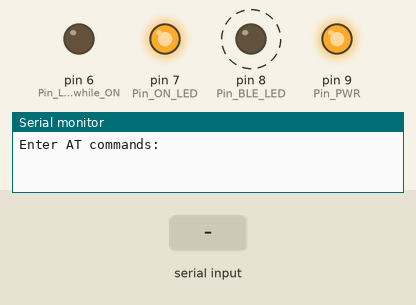
Simulated run of this sketch. Board: Arduino Uno, built with avr-gcc and run on an emulated ATmega328P. Shown: output pins drawn as LEDs (lit = HIGH), the last lines printed to the serial monitor. Dashed ring = blinking. Inputs (shaded band) come from the test bench.

Above: at 1.2 s.
1.3 s: "1\n" received over the second serial link
At 12.4 s:
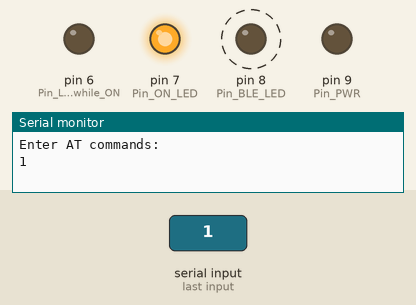
Timing chart, 0 to 14.6 s (numbered marks = the images above; inputs shaded):
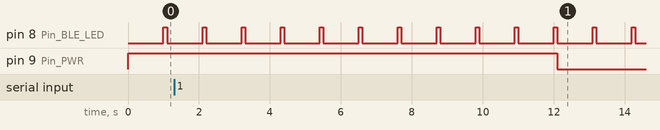

The sketch:

final_mat.ino
```cpp
/* This is the main code for Lampy using the Arduino Micro with BT breakout
 *
 * Capstone GW3 2018
 */
#include <SoftwareSerial.h>

SoftwareSerial mySerial(10, 11); // RX, TX

// Pin definitions
#define Pin_LO_while_ON  6
#define Pin_ON_LED       7
#define Pin_BLE_LED      8
#define Pin_PWR          9

//#define Pin_HI_while_ON  11
//#define Pin_LO_while_ON_B  8

void setup() {
  // Open Serial
  Serial.begin(9600);
  Serial.println("Enter AT commands:");
  mySerial.begin(38400);

  // Initialize pins
  pinMode(Pin_PWR, OUTPUT);
  digitalWrite(Pin_PWR, HIGH);
  pinMode(Pin_LO_while_ON, OUTPUT);
  digitalWrite(Pin_LO_while_ON, LOW);
  pinMode(Pin_ON_LED, OUTPUT);
  digitalWrite(Pin_ON_LED, HIGH);
  pinMode(Pin_BLE_LED, OUTPUT);
  digitalWrite(Pin_BLE_LED, LOW);

  //pinMode(Pin_HI_while_ON, OUTPUT);
  //digitalWrite(Pin_LO_while_ON, LOW);
  //digitalWrite(Pin_HI_while_ON, HIGH);


}

unsigned char buf[16] = {0};
unsigned char len = 0;
unsigned int count = 0;

void loop() {
  // Serial interface to Bluetooth
  if (mySerial.available())
  Serial.write(mySerial.read());
  if (Serial.available())
  mySerial.write(Serial.read());

  // Blink LED to signal BLE activity
  delay(1000);
  digitalWrite(Pin_BLE_LED, HIGH);
  delay(100);
  digitalWrite(Pin_BLE_LED, LOW);

  // BT Advertise 10 times
  // Cut off power by setting pin low
  if(count == 10)
  {
    digitalWrite(Pin_PWR, LOW);
  }

  count++;
}
```

Measured:
- by itself, pin 8 (Pin_BLE_LED): alternates HIGH for 0.10 s and LOW for 1.0 s
